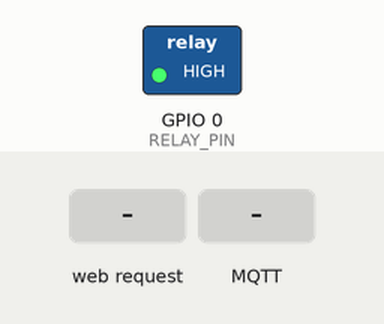
The sketch below on a simulated ESP8266 (NodeMCU). Parts: switched loads named in the sketch (green lamp = pin HIGH). The test bench sets the inputs (shaded band). WiFi joins after 1.5 s; servers stay silent unless stated; EEPROM starts erased; no MQTT or app messages arrive unless stated.

Above: at 2.8 s.
2.9 s: HTTP request GET /?device=toggle received
At 4.1 s:
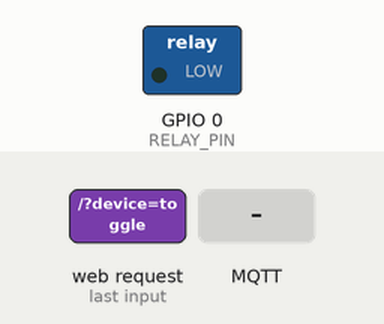
4.4 s: MQTT message "1" arrives on the first subscribed topic
At 5.4 s:
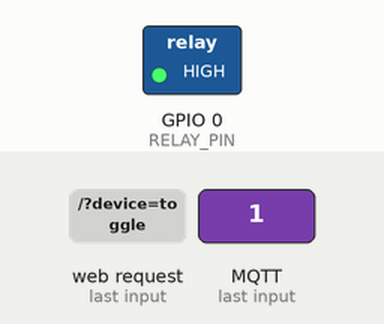
5.9 s: MQTT message "toggle" arrives on the first subscribed topic
At 6.5 s:
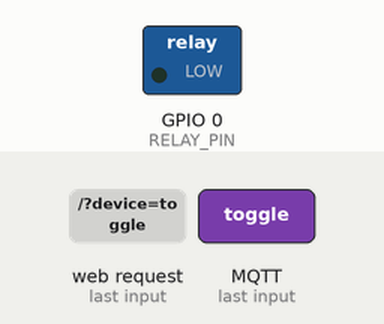
Timing chart, 0 to 8.9 s (numbered marks = the images above; inputs shaded):
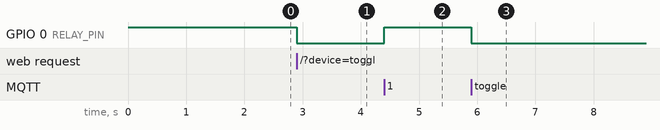

Measured:
- after the input at 2.9 s, GPIO 0 (RELAY_PIN): HIGH → LOW at once
- after the input at 4.4 s, GPIO 0 (RELAY_PIN): LOW → HIGH at once
- after the input at 5.9 s, GPIO 0 (RELAY_PIN): HIGH → LOW at once

The sketch:

InternetMasterSwitch.ino
```cpp
#include <ESP8266WiFi.h>
#include <ESP8266WebServer.h>
#include <PubSubClient.h>
#include <ArduinoOTA.h>
#include <EEPROM.h>

#ifndef STASSID
#define STASSID "Ahmads"
#define STAPSK  "Xg#609590"
#define HOSTNAME "InternetMasterSwitch"
#define DEVICE_TITLE "Internet Master Switch"
#define DATA_REFRESH_DELAY 3000 // 3 Seconds
#endif

static const String FOOTER = String("<br/><br/><br/><br/><br/><br/><br/>\n")
                           + String("<font face=\"Arial\" size=\"2\">\n")
                           + String("<table width=\"100%\" bgcolor=\"lightgray\" style=\"color: black;\">\n")
                           + String("  <tr><td>&nbsp;</td></tr>\n")
                           + String("  <tr>\n")
                           + String("    <td colspan=\"3\" align=\"center\">&#169; Copyright 2020 Alithis Technologies - All Rights Reserved</td>\n")
                           + String("  </tr>\n")
                           + String("  <tr><td>&nbsp;</td></tr>\n")
                           + String("  <tr>\n")
                           + String("    <td align=\"left\">&nbsp;<a href=\"https://alithistech.com\">Alithis Technologies</a></td>\n")
                           + String("    <td align=\"center\"><a href=\"mailto:getitdone@alithistech.com\">getitdone@alithistech.com</a></td>\n")
                           + String("    <td align=\"right\"><a href=\"tel:+919880506766\">+91-9880506766</a>&nbsp;</td>\n")
                           + String("  <tr>\n")
                           + String("  <tr><td>&nbsp;</td></tr>\n")
                           + String("</table>\n")
                           + String("</font>\n");

const char* ssid = STASSID;
const char* password = STAPSK;
const int   RELAY_PIN = 0; // or 2

// The Data Structure
struct SavedData {
  boolean isSwitchOn = false;  // Off
} data;

// Set web server port number to 80
ESP8266WebServer server(80);

WiFiClient wifi;
PubSubClient mqtt(wifi);
long lastTimeStateUpdate = -1;

const char BROKER[] = "192.168.68.173";
int        PORT     = 1883;
const char TOPIC_STATE[]  = "ahmads/internetMasterSwitch/state";
const char TOPIC_COMMAND[]  = "ahmads/internetMasterSwitch/command";

void setup() {

  // Configure pins as output pins
  pinMode(RELAY_PIN, OUTPUT);
  // Initial state - OFF
  digitalWrite(RELAY_PIN, HIGH);

  EEPROM.begin(sizeof(SavedData));

  // Restore stored data from EEPROM
  restoreEEPROMData();

  // Invalid data, store the data for the first time
  if(data.isSwitchOn != data.isSwitchOn) {
    data.isSwitchOn = false;
    storeEEPROMData();
  }

  // Set the output to stored previous value
  if(data.isSwitchOn) {
    digitalWrite(RELAY_PIN, HIGH);
  } else {
    digitalWrite(RELAY_PIN, LOW);
  }

  WiFi.mode(WIFI_STA);
  WiFi.setSleepMode(WIFI_NONE_SLEEP);
  WiFi.setAutoReconnect(true);
  WiFi.persistent(true);
  WiFi.begin(ssid, password);

  while (WiFi.status() != WL_CONNECTED) {
    delay(200);                             // wait for 0.2 second
  }

  // Port defaults to 8266
  ArduinoOTA.setPort(8266);

  ArduinoOTA.setHostname(HOSTNAME);

  ArduinoOTA.onStart([]() {
    String type;
    if (ArduinoOTA.getCommand() == U_FLASH) {
      type = "sketch";
    } else { // U_FS
      type = "filesystem";
    }
  });

  ArduinoOTA.begin();

  //Associate the handler functions to the path
  server.on("/", handleRoot);
  server.begin();

  mqtt.setServer(BROKER, PORT);
  mqtt.setCallback(callback);
}

void loop() {
  if (!mqtt.connected()) {
    reconnect();
    mqtt.loop();
  } else {
    mqtt.loop();
  }

  // Handle the OTA Functionality
  ArduinoOTA.handle();

  //Handling of incoming requests
  server.handleClient();

  long currentTime = millis();
  if (currentTime - lastTimeStateUpdate > DATA_REFRESH_DELAY || lastTimeStateUpdate == -1) {
      mqtt.publish(TOPIC_STATE, data.isSwitchOn ? "1" : "0");
      lastTimeStateUpdate = currentTime;
  }
}

void reconnect() {
  // Reconnect and publish
  if (mqtt.connect(HOSTNAME, "mqtt", "Mummy@123")) {
    mqtt.publish(TOPIC_STATE, data.isSwitchOn ? "1" : "0");
    mqtt.subscribe(TOPIC_COMMAND);
  }
}

void callback(char* topic, byte* payload, unsigned int length) {

  if((char)payload[0] == '1') {
    digitalWrite(RELAY_PIN, HIGH);
    data.isSwitchOn = true;
  } else {
    digitalWrite(RELAY_PIN, LOW);
    data.isSwitchOn = false;
  }

  storeEEPROMData();
  mqtt.publish(TOPIC_STATE, data.isSwitchOn ? "1" : "0");
}

void handleRoot() {

  bool switchState = digitalRead(RELAY_PIN) == HIGH;
  String device = server.arg("device");

  if(device != NULL && device.equals("toggle")) {
    switchState = !switchState;

    if(switchState) {
      digitalWrite(RELAY_PIN, HIGH);
      data.isSwitchOn = true;
    } else {
      digitalWrite(RELAY_PIN, LOW);
      data.isSwitchOn = false;
    }

    storeEEPROMData();
    mqtt.publish(TOPIC_STATE, data.isSwitchOn ? "1" : "0");
  }

  String html = "<html>";
  html += "   <head>";
  html += "     <title>" + String(DEVICE_TITLE) + "</title>";
  html += "     <script language='JavaScript'>";
  html += "       function submitForm() {";
  html += "          document.getElementById('device').value = 'toggle';";
  html += "          document.forms[0].submit();";
  html += "       }";
  html += "     </script>";
  html += "   </head>";
  html += "   <body>";
  html += "     <center>";
  html += "     <br>";
  html += "       <h1>" + String(DEVICE_TITLE) + "</h1>";
  html += "     <br>";
  html += "      <table border='1' cellpadding='20' cellspacing='0'>";
  html += "       <tr>";
  html += (String)"         <td align='center'>Switch State: <font color='" + (switchState ? (String)"green'>On" : (String)"red'>Off") + (String)"</font></td>";
  html += "       </tr>";
  html += "       <tr>";
  html += "       <form method='GET'>";
  html += "         <td align='center'><button id='device' name='device' onclick='submitForm()'>" + (switchState ? (String)"Turn Off" : (String)"Turn On") + (String)"</button></td>";
  html += "      </form>";
  html += "    </tr>";
  html += "   </table>";
  html += "  </center>";
  html += " </body>";
  html += FOOTER;
  html += "</html>";
  server.send(200, "text/html", html);
  server.client().stop();
}

// Method to Store Structure data into EEPROM
void restoreEEPROMData() {
  EEPROM.get(0, data);
}

// Method to Restore Structure data from EEPROM
void storeEEPROMData() {
  EEPROM.put(0, data);
  EEPROM.commit();
}
```
